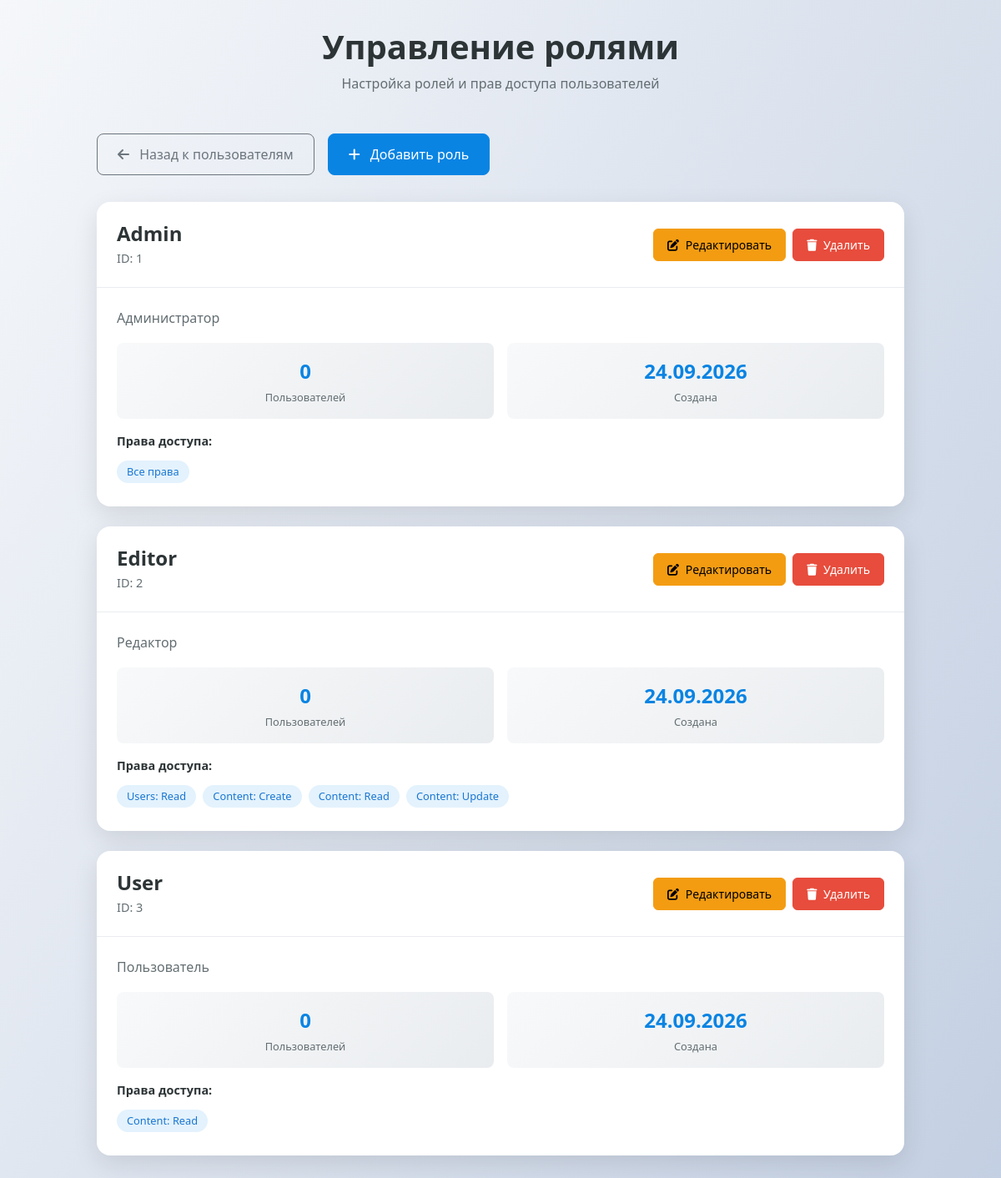
Screenshot of /admin/manage_roles.php (signed in) with the database file from the repository.
### tables this page shows
CREATE TABLE `roles` (
  `id` int NOT NULL,
  `name` varchar(50) NOT NULL COMMENT 'Название роли',
  `description` text COMMENT 'Описание роли',
  `permissions` json DEFAULT NULL COMMENT 'Права доступа в JSON формате',
  `created_at` timestamp NULL DEFAULT CURRENT_TIMESTAMP,
  `updated_at` timestamp NULL DEFAULT CURRENT_TIMESTAMP ON UPDATE CURRENT_TIMESTAMP
);

### admin/manage_roles.php (the view, shortened to what this page needs)
<?php
include '../config.php';
$result = false;
$roles_table_exists = mysqli_query($conn, "SHOW TABLES LIKE 'roles'");
$users_table_exists = mysqli_query($conn, "SHOW TABLES LIKE 'users'");
if (mysqli_num_rows($roles_table_exists) > 0) {
    if (mysqli_num_rows($users_table_exists) > 0) {
        $check_role_id = mysqli_query($conn, "SHOW COLUMNS FROM users LIKE 'role_id'");
        if (mysqli_num_rows($check_role_id) > 0) {
            $query = "SELECT r.*, COUNT(u.id) as user_count
                      FROM roles r
                      LEFT JOIN users u ON r.id = u.role_id
                      GROUP BY r.id
                      ORDER BY r.id";
        } else {
            $query = "SELECT r.*, 0 as user_count
                      FROM roles r
                      ORDER BY r.id";
        }
    } else {
        $query = "SELECT r.*, 0 as user_count
                  FROM roles r
                  ORDER BY r.id";
    }
    $result = mysqli_query($conn, $query);
}
?>
<!DOCTYPE html>
<html lang="ru">
<head>
    <link href="https://cdn.jsdelivr.net/npm/bootstrap@5.3.3/dist/css/bootstrap.min.css" rel="stylesheet">
    <link href="https://cdnjs.cloudflare.com/ajax/libs/font-awesome/6.0.0/css/all.min.css" rel="stylesheet">
</head>
<body>
    <div class="container">
        <div class="page-header">
            <h1 class="page-title">Управление ролями</h1>
            <p class="page-subtitle">Настройка ролей и прав доступа пользователей</p>
        </div>
        <div class="action-buttons">
            <a href="manage_users.php" class="btn btn-outline-secondary">
                <i class="fas fa-arrow-left me-2"></i>
                Назад к пользователям
            </a>
            <a href="add_role.php" class="btn btn-primary">
                <i class="fas fa-plus me-2"></i>
                Добавить роль
            </a>
        </div>
        <?php if (isset($error_message)): ?>
            <div class="alert alert-danger">
                <i class="fas fa-exclamation-triangle me-2"></i>
                <?= $error_message ?>
            </div>
        <?php elseif ($result && mysqli_num_rows($result) > 0): ?>
            <?php while ($row = mysqli_fetch_assoc($result)): ?>
                <div class="role-card">
                    <div class="role-header">
                        <div class="role-info">
                            <h3><?= ucfirst($row['name']) ?></h3>
                            <div class="role-name">ID: <?= $row['id'] ?></div>
                        </div>
                        <div class="role-actions">
                            <a href="edit_role.php?id=<?= $row['id'] ?>" class="btn btn-warning btn-sm">
                                <i class="fas fa-edit me-1"></i>
                                Редактировать
                            </a>
                            <?php if ($row['user_count'] == 0): ?>
                                <a href="delete_role.php?id=<?= $row['id'] ?>" class="btn btn-danger btn-sm"
                                   onclick="return confirm('Вы уверены, что хотите удалить эту роль?')">
                                    <i class="fas fa-trash me-1"></i>
                                    Удалить
                                </a>
                            <?php endif; ?>
                        </div>
                    </div>
                    <div class="role-body">
                        <div class="role-description">
                            <?= htmlspecialchars($row['description']) ?>
                        </div>
                        <div class="role-stats">
                            <div class="stat-item">
                                <div class="stat-number"><?= $row['user_count'] ?></div>
                                <div class="stat-label">Пользователей</div>
                            </div>
                            <div class="stat-item">
                                <div class="stat-number"><?= date('d.m.Y', strtotime($row['created_at'])) ?></div>
                                <div class="stat-label">Создана</div>
                            </div>
                        </div>
                        <?php if ($row['permissions']): ?>
                            <div class="permissions-list">
                                <div class="permissions-title">Права доступа:</div>
                                <?php
                                $permissions = json_decode($row['permissions'], true);
                                if ($permissions && isset($permissions['all']) && $permissions['all']): ?>
                                    <span class="permission-item">Все права</span>
                                <?php else: ?>
                                    <?php foreach ($permissions as $category => $rights): ?>
                                        <?php if (is_array($rights)): ?>
                                            <?php foreach ($rights as $right => $value): ?>
                                                <?php if ($value): ?>
                                                    <span class="permission-item"><?= ucfirst($category) ?>: <?= ucfirst($right) ?></span>
                                                <?php endif; ?>
                                            <?php endforeach; ?>
                                        <?php endif; ?>
                                    <?php endforeach; ?>
                                <?php endif; ?>
                            </div>
                        <?php endif; ?>
                    </div>
                </div>
            <?php endwhile; ?>
        <?php endif; ?>
    </div>
</body>
</html>

### admin/manage_roles.php (style rules this page uses)
body { margin: 0; background: linear-gradient(120deg, #f5f7fa, #c3cfe2); min-height: 100vh; font-family: 'Segoe UI', sans-serif; }
.container { max-width: 1000px; margin: auto; padding: 2rem 1rem; }
.page-header { text-align: center; margin-bottom: 3rem; }
.page-title { font-size: 2.5rem; font-weight: 600; color: #2d3436; margin-bottom: 0.5rem; }
.page-subtitle { font-size: 1rem; color: #636e72; }
.action-buttons { display: flex; gap: 1rem; margin-bottom: 2rem; flex-wrap: wrap; }
.btn-primary { background-color: #0984e3; border-color: #0984e3; border-radius: 8px; padding: 0.75rem 1.5rem; font-weight: 500; transition: all 0.3s ease; }
.btn-outline-secondary { border-radius: 8px; padding: 0.75rem 1.5rem; font-weight: 500; transition: all 0.3s ease; }
.role-card { background-color: #fff; border-radius: 16px; box-shadow: 0 10px 30px rgba(0, 0, 0, 0.1); margin-bottom: 1.5rem; overflow: hidden; transition: transform 0.3s ease, box-shadow 0.3s ease; }
.role-header { padding: 1.5rem; display: flex; justify-content: space-between; align-items: center; flex-wrap: wrap; gap: 1rem; }
.role-info h3 { font-size: 1.5rem; font-weight: 600; margin: 0; color: #2d3436; }
.role-name { font-size: 0.9rem; color: #636e72; margin-top: 0.25rem; }
.role-actions { display: flex; gap: 0.5rem; flex-wrap: wrap; }
.btn-sm { padding: 0.5rem 1rem; font-size: 0.875rem; border-radius: 6px; }
.btn-warning { background-color: #f39c12; border-color: #f39c12; }
.btn-danger { background-color: #e74c3c; border-color: #e74c3c; }
.role-body { padding: 1.5rem; border-top: 1px solid #e9ecef; }
.role-description { color: #636e72; line-height: 1.6; margin-bottom: 1rem; }
.role-stats { display: grid; grid-template-columns: repeat(auto-fit, minmax(150px, 1fr)); gap: 1rem; margin-bottom: 1rem; }
.stat-item { text-align: center; padding: 1rem; background: linear-gradient(135deg, #f8f9fa, #e9ecef); border-radius: 8px; }
.stat-number { font-size: 1.5rem; font-weight: 700; color: #0984e3; margin-bottom: 0.25rem; }
.stat-label { font-size: 0.8rem; color: #636e72; font-weight: 500; }
.permissions-list { margin-top: 1rem; }
.permissions-title { font-size: 0.9rem; font-weight: 600; color: #2d3436; margin-bottom: 0.5rem; }
.permission-item { display: inline-block; background-color: #e3f2fd; color: #1976d2; padding: 0.25rem 0.75rem; border-radius: 20px; font-size: 0.8rem; margin: 0.25rem 0.25rem 0.25rem 0; }
.role-card { animation: slideIn 0.5s ease-out; }
.role-card:nth-child(3) { animation-delay: 0.3s; }
.role-card:nth-child(4) { animation-delay: 0.4s; }
.role-card:nth-child(5) { animation-delay: 0.5s; }

### rows the page displays
roles: name "Admin", id "1", description "Администратор", user_count "0", created_at "24.09.2026", shows "Права доступа:", shows "Все права", category "Content", right "Create", right "Read", right "Update"
roles: name "Editor", id "2", description "Редактор", user_count "0", created_at "24.09.2026", category "Users", right "Read"
roles: name "User", id "3", description "Пользователь", user_count "0", created_at "24.09.2026", category "Content", right "Read"
